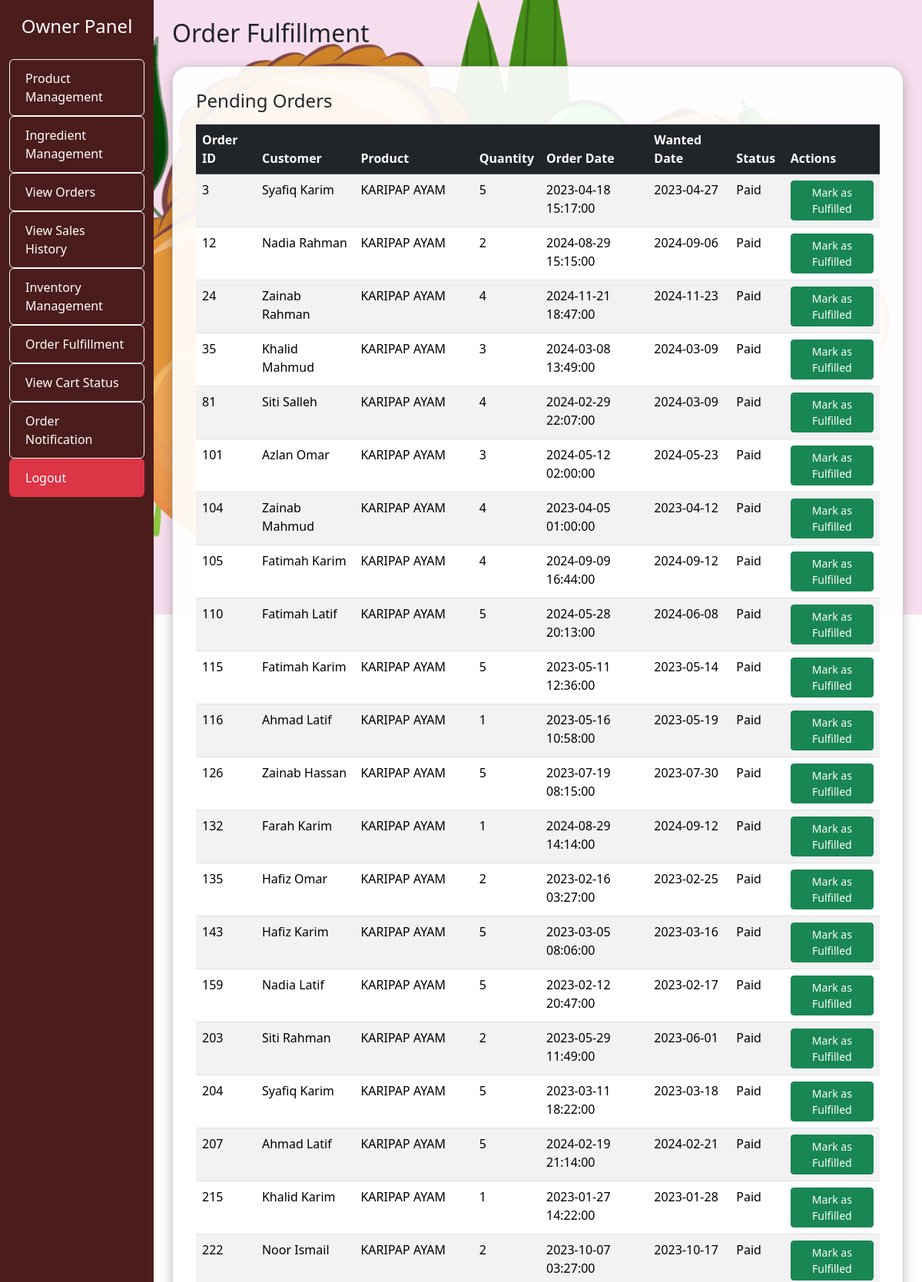
The app's page /FYP1/order_fulfillment.php (upper part) with its own data.
### tables this page shows
CREATE TABLE IF NOT EXISTS `customer_order` (
  `ORDER_ID` int NOT NULL AUTO_INCREMENT,
  `CUST_ID` varchar(10) NOT NULL,
  `PRODUCT_ID` varchar(10) NOT NULL,
  `ORDER_QTTY` int NOT NULL,
  `ORDER_DATE` datetime DEFAULT CURRENT_TIMESTAMP,
  `ORDER_WANTED` date NOT NULL,
  `ORDER_PREFER_DATE` date DEFAULT NULL,
  `ORDER_WANTED_TIME` time NOT NULL,
  `ORDER_PREFER_TIME` time DEFAULT NULL,
  `ORDER_PAYMENT_STATUS` enum('Paid','Unpaid') DEFAULT 'Unpaid',
  `TOTAL_AMOUNT` decimal(10,2) NOT NULL,
  `ORDER_STATUS` enum('Requested','Pending','Confirmed','Processing','Ready to Pickup','Completed','Cancelled') DEFAULT 'Pending',
  PRIMARY KEY (`ORDER_ID`),
  KEY `CUST_ID` (`CUST_ID`),
  KEY `PRODUCT_ID` (`PRODUCT_ID`)
);

CREATE TABLE IF NOT EXISTS `customer` (
  `CUST_ID` varchar(10) NOT NULL,
  `CUST_NAME` varchar(100) NOT NULL,
  `CUST_EMAIL` varchar(100) NOT NULL,
  `CUST_PASSWORD` varchar(255) NOT NULL,
  `CUST_PHONE` varchar(20) NOT NULL,
  `CUST_CREATED_DATE` datetime DEFAULT CURRENT_TIMESTAMP,
  `SELLER_ID` varchar(10) DEFAULT NULL,
  PRIMARY KEY (`CUST_ID`),
  UNIQUE KEY `CUST_EMAIL` (`CUST_EMAIL`),
  KEY `fk_customer_seller` (`SELLER_ID`)
);

CREATE TABLE IF NOT EXISTS `products_sell` (
  `PRODUCT_ID` varchar(10) NOT NULL,
  `PRODUCT_NAME` varchar(100) NOT NULL,
  `PRODUCT_IMAGE` blob,
  `PRODUCT_QTTY` int NOT NULL DEFAULT '0',
  `PIECES_PER_PACK` int NOT NULL DEFAULT '10',
  `PRODUCT_PRICE` decimal(10,2) NOT NULL,
  `PRODUCT_PCS_PER_PACK` int NOT NULL,
  `PRODUCT_DESCRIPTION` text,
  PRIMARY KEY (`PRODUCT_ID`)
);

### FYP1/order_fulfillment.php (the view, shortened to what this page needs)
<?php
$host = "localhost";
$user = "root";
$password = "";
$db = "rytcms";
$conn = new mysqli($host, $user, $password, $db);
$sql = "SELECT co.ORDER_ID, co.CUST_ID, co.PRODUCT_ID, co.ORDER_QTTY, co.ORDER_DATE, co.ORDER_WANTED, co.ORDER_PAYMENT_STATUS,
               c.CUST_NAME, p.PRODUCT_NAME
        FROM customer_order co
        JOIN customer c ON co.CUST_ID = c.CUST_ID
        JOIN products_sell p ON co.PRODUCT_ID = p.PRODUCT_ID
        WHERE co.ORDER_PAYMENT_STATUS != 'Fulfilled'";
$result = $conn->query($sql);
?>
<!DOCTYPE html>
<html lang="en">
<head>
<link href="https://cdn.jsdelivr.net/npm/bootstrap@5.3.3/dist/css/bootstrap.min.css" rel="stylesheet">
</head>
<body>
<div class="container-fluid">
    <div class="row">
        <div class="col-md-2 sidebar">
            <h4>Owner Panel</h4>
            <a href="product_management.php" class="btn btn-outline-light text-start">Product Management</a>
            <a href="ingredient_management.php" class="btn btn-outline-light text-start">Ingredient Management</a>
            <a href="view_orders.php" class="btn btn-outline-light text-start">View Orders</a>
            <a href="sales_history.php" class="btn btn-outline-light text-start">View Sales History</a>
            <a href="inventory_management.php" class="btn btn-outline-light text-start">Inventory Management</a>
            <a href="order_fulfillment.php" class="btn btn-outline-light text-start">Order Fulfillment</a>
            <a href="cart_status.php" class="btn btn-outline-light text-start">View Cart Status</a>
            <a href="order_notification.php" class="btn btn-outline-light text-start">Order Notification</a>
            <a href="logout.php" class="btn btn-danger mt-auto text-start">Logout</a>
        </div>
        <div class="col-md-10 p-4">
            <h2 class="mb-4">Order Fulfillment</h2>
            <div class="card">
                <h4 class="mb-3">Pending Orders</h4>
                <table class="table table-striped">
                    <thead class="table-dark">
                        <tr>
                            <th>Order ID</th>
                            <th>Customer</th>
                            <th>Product</th>
                            <th>Quantity</th>
                            <th>Order Date</th>
                            <th>Wanted Date</th>
                            <th>Status</th>
                            <th>Actions</th>
                        </tr>
                    </thead>
                    <tbody>
                    <?php if ($result->num_rows > 0): ?>
                        <?php while ($row = $result->fetch_assoc()): ?>
                        <tr>
                            <td><?= htmlspecialchars($row['ORDER_ID']) ?></td>
                            <td><?= htmlspecialchars($row['CUST_NAME']) ?></td>
                            <td><?= htmlspecialchars($row['PRODUCT_NAME']) ?></td>
                            <td><?= htmlspecialchars($row['ORDER_QTTY']) ?></td>
                            <td><?= htmlspecialchars($row['ORDER_DATE']) ?></td>
                            <td><?= htmlspecialchars($row['ORDER_WANTED']) ?></td>
                            <td><?= htmlspecialchars($row['ORDER_PAYMENT_STATUS']) ?></td>
                            <td>
                                <a href="?fulfill=<?= $row['ORDER_ID'] ?>" class="btn btn-success btn-sm" onclick="return confirm('Mark as fulfilled?')">Mark as Fulfilled</a>
                            </td>
                        </tr>
                        <?php endwhile; ?>
                    <?php else: ?>
                        <tr><td colspan="8" class="text-center">No pending orders.</td></tr>
                    <?php endif; ?>
                    </tbody>
                </table>
            </div>
        </div>
    </div>
</div>
</body>
</html>

### FYP1/order_fulfillment.php (style rules this page uses)
body { background-image: url("background.png"); background-size: cover; background-position: center; background-repeat: no-repeat; }
.sidebar { min-height: 100vh; background-color: #4b1c1c; color: white; }
.sidebar h4 { text-align: center; padding: 20px 0; }
.sidebar a { color: white; text-decoration: none; display: block; padding: 12px 20px; }
.card { background-color: rgba(255, 255, 255, 0.92); border-radius: 20px; box-shadow: 0 4px 15px rgba(0, 0, 0, 0.25); padding: 30px; margin-bottom: 30px; }

### records on screen
customer_order: ORDER_ID "3", CUST_ID.CUST_NAME "Syafiq Karim", PRODUCT_ID.PRODUCT_NAME "KARIPAP AYAM", ORDER_QTTY "5", ORDER_DATE "2023-04-18 15:17:00", ORDER_WANTED "2023-04-27", ORDER_PAYMENT_STATUS "Paid"
customer_order: ORDER_ID "12", CUST_ID.CUST_NAME "Nadia Rahman", PRODUCT_ID.PRODUCT_NAME "KARIPAP AYAM", ORDER_QTTY "2", ORDER_DATE "2024-08-29 15:15:00", ORDER_WANTED "2024-09-06", ORDER_PAYMENT_STATUS "Paid"
customer_order: ORDER_ID "24", CUST_ID.CUST_NAME "Zainab Rahman", PRODUCT_ID.PRODUCT_NAME "KARIPAP AYAM", ORDER_QTTY "4", ORDER_DATE "2024-11-21 18:47:00", ORDER_WANTED "2024-11-23", ORDER_PAYMENT_STATUS "Paid"
customer_order: ORDER_ID "35", CUST_ID.CUST_NAME "Khalid Mahmud", PRODUCT_ID.PRODUCT_NAME "KARIPAP AYAM", ORDER_QTTY "3", ORDER_DATE "2024-03-08 13:49:00", ORDER_WANTED "2024-03-09", ORDER_PAYMENT_STATUS "Paid"
customer_order: ORDER_ID "81", CUST_ID.CUST_NAME "Siti Salleh", PRODUCT_ID.PRODUCT_NAME "KARIPAP AYAM", ORDER_QTTY "4", ORDER_DATE "2024-02-29 22:07:00", ORDER_WANTED "2024-03-09", ORDER_PAYMENT_STATUS "Paid"
customer_order: ORDER_ID "101", CUST_ID.CUST_NAME "Azlan Omar", PRODUCT_ID.PRODUCT_NAME "KARIPAP AYAM", ORDER_QTTY "3", ORDER_DATE "2024-05-12 02:00:00", ORDER_WANTED "2024-05-23", ORDER_PAYMENT_STATUS "Paid"
customer_order: ORDER_ID "104", CUST_ID.CUST_NAME "Zainab Mahmud", PRODUCT_ID.PRODUCT_NAME "KARIPAP AYAM", ORDER_QTTY "4", ORDER_DATE "2023-04-05 01:00:00", ORDER_WANTED "2023-04-12", ORDER_PAYMENT_STATUS "Paid"
customer_order: ORDER_ID "105", CUST_ID.CUST_NAME "Fatimah Karim", PRODUCT_ID.PRODUCT_NAME "KARIPAP AYAM", ORDER_QTTY "4", ORDER_DATE "2024-09-09 16:44:00", ORDER_WANTED "2024-09-12", ORDER_PAYMENT_STATUS "Paid"
customer_order: ORDER_ID "110", CUST_ID.CUST_NAME "Fatimah Latif", PRODUCT_ID.PRODUCT_NAME "KARIPAP AYAM", ORDER_QTTY "5", ORDER_DATE "2024-05-28 20:13:00", ORDER_WANTED "2024-06-08", ORDER_PAYMENT_STATUS "Paid"
customer_order: ORDER_ID "115", CUST_ID.CUST_NAME "Fatimah Karim", PRODUCT_ID.PRODUCT_NAME "KARIPAP AYAM", ORDER_QTTY "5", ORDER_DATE "2023-05-11 12:36:00", ORDER_WANTED "2023-05-14", ORDER_PAYMENT_STATUS "Paid"
customer_order: ORDER_ID "116", CUST_ID.CUST_NAME "Ahmad Latif", PRODUCT_ID.PRODUCT_NAME "KARIPAP AYAM", ORDER_QTTY "1", ORDER_DATE "2023-05-16 10:58:00", ORDER_WANTED "2023-05-19", ORDER_PAYMENT_STATUS "Paid"
customer_order: ORDER_ID "126", CUST_ID.CUST_NAME "Zainab Hassan", PRODUCT_ID.PRODUCT_NAME "KARIPAP AYAM", ORDER_QTTY "5", ORDER_DATE "2023-07-19 08:15:00", ORDER_WANTED "2023-07-30", ORDER_PAYMENT_STATUS "Paid"
customer_order: ORDER_ID "132", CUST_ID.CUST_NAME "Farah Karim", PRODUCT_ID.PRODUCT_NAME "KARIPAP AYAM", ORDER_QTTY "1", ORDER_DATE "2024-08-29 14:14:00", ORDER_WANTED "2024-09-12", ORDER_PAYMENT_STATUS "Paid"
customer_order: ORDER_ID "135", CUST_ID.CUST_NAME "Hafiz Omar", PRODUCT_ID.PRODUCT_NAME "KARIPAP AYAM", ORDER_QTTY "2", ORDER_DATE "2023-02-16 03:27:00", ORDER_WANTED "2023-02-25", ORDER_PAYMENT_STATUS "Paid"
customer_order: ORDER_ID "143", CUST_ID.CUST_NAME "Hafiz Karim", PRODUCT_ID.PRODUCT_NAME "KARIPAP AYAM", ORDER_QTTY "5", ORDER_DATE "2023-03-05 08:06:00", ORDER_WANTED "2023-03-16", ORDER_PAYMENT_STATUS "Paid"
customer_order: ORDER_ID "159", CUST_ID.CUST_NAME "Nadia Latif", PRODUCT_ID.PRODUCT_NAME "KARIPAP AYAM", ORDER_QTTY "5", ORDER_DATE "2023-02-12 20:47:00", ORDER_WANTED "2023-02-17", ORDER_PAYMENT_STATUS "Paid"
customer_order: ORDER_ID "203", CUST_ID.CUST_NAME "Siti Rahman", PRODUCT_ID.PRODUCT_NAME "KARIPAP AYAM", ORDER_QTTY "2", ORDER_DATE "2023-05-29 11:49:00", ORDER_WANTED "2023-06-01", ORDER_PAYMENT_STATUS "Paid"
customer_order: ORDER_ID "204", CUST_ID.CUST_NAME "Syafiq Karim", PRODUCT_ID.PRODUCT_NAME "KARIPAP AYAM", ORDER_QTTY "5", ORDER_DATE "2023-03-11 18:22:00", ORDER_WANTED "2023-03-18", ORDER_PAYMENT_STATUS "Paid"
customer_order: ORDER_ID "207", CUST_ID.CUST_NAME "Ahmad Latif", PRODUCT_ID.PRODUCT_NAME "KARIPAP AYAM", ORDER_QTTY "5", ORDER_DATE "2024-02-19 21:14:00", ORDER_WANTED "2024-02-21", ORDER_PAYMENT_STATUS "Paid"
customer_order: ORDER_ID "215", CUST_ID.CUST_NAME "Khalid Karim", PRODUCT_ID.PRODUCT_NAME "KARIPAP AYAM", ORDER_QTTY "1", ORDER_DATE "2023-01-27 14:22:00", ORDER_WANTED "2023-01-28", ORDER_PAYMENT_STATUS "Paid"
customer_order: ORDER_ID "222", CUST_ID.CUST_NAME "Noor Ismail", PRODUCT_ID.PRODUCT_NAME "KARIPAP AYAM", ORDER_QTTY "2", ORDER_DATE "2023-10-07 03:27:00", ORDER_WANTED "2023-10-17", ORDER_PAYMENT_STATUS "Paid"
